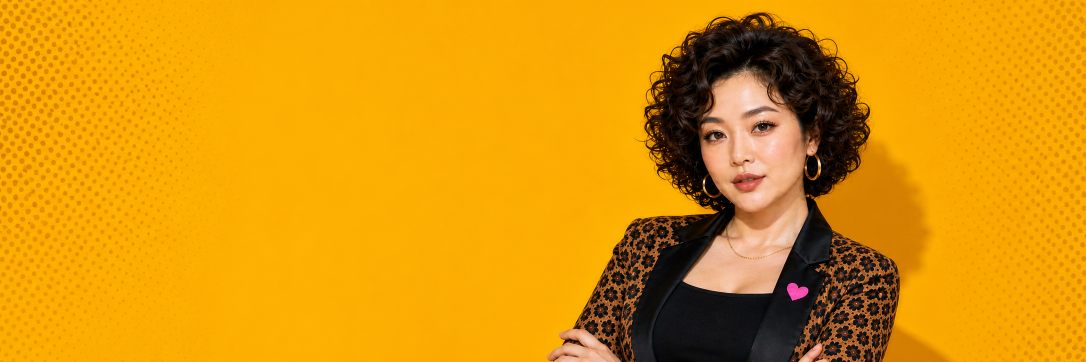
#> input picture social/x-profile-generated-20260529/x-profile-generated-source-20260529.png, 2172 x 724 px (shown at 1/2 size)
$ python build_generated_profile_assets.py
#> lines starting #> are read from the running program, lines starting #| are printed output that depends on the picture
from __future__ import annotations

import math
import os
from pathlib import Path

from PIL import Image, ImageDraw, ImageEnhance, ImageFont


ROOT = Path(__file__).resolve().parent
SOURCE = ROOT / "x-profile-generated-source-20260529.png"
BANNER_SIZE = (1500, 500)
AVATAR_SIZE = 400

BLACK = (8, 8, 8)
WHITE = (255, 255, 255)
PINK = (255, 72, 139)
YELLOW = (255, 198, 0)


def c(codes: list[int], suffix: str = "") -> str:
    return "".join(chr(code) for code in codes) + suffix


TEXT = {
    "pill": c([29983, 27963, 38647, 36948, 12539, 36393, 22353, 26085, 35352, 12539, 32929, 24066], "ETF"),
    "auntie": c([38463, 23016]),
    "dont": c([21029]),
    "angry": c([29983, 27683]),
    "tagline": c([38752, 36817, 19968, 40670, 65292, 29105, 25628, 25165, 35498, 30495, 35441, 12290]),
}


def font(size: int) -> ImageFont.FreeTypeFont:
#> called with size = 31
    for candidate in [
        r"C:\Windows\Fonts\msjhbd.ttc",
        r"C:\Windows\Fonts\Noto Sans SC Bold (TrueType).otf",
        r"C:\Windows\Fonts\simhei.ttf",
    ]:
        if os.path.exists(candidate):
            return ImageFont.truetype(candidate, size)
    return ImageFont.load_default()


F_PILL = font(31)
F_HEAD = font(103)
F_TAG = font(30)
#> in main, src is the input picture: PIL image 2172x724 RGB; mean R, G, B 219, 148.7, 10


def fit_cover(img: Image.Image, size: tuple[int, int], center: tuple[float, float]) -> Image.Image:
#> called with size = (1500, 500), center = (0.5, 0.5)
    tw, th = size
    scale = max(tw / img.width, th / img.height)
#> scale = 0.691
    resized = img.resize((round(img.width * scale), round(img.height * scale)), Image.Resampling.LANCZOS)
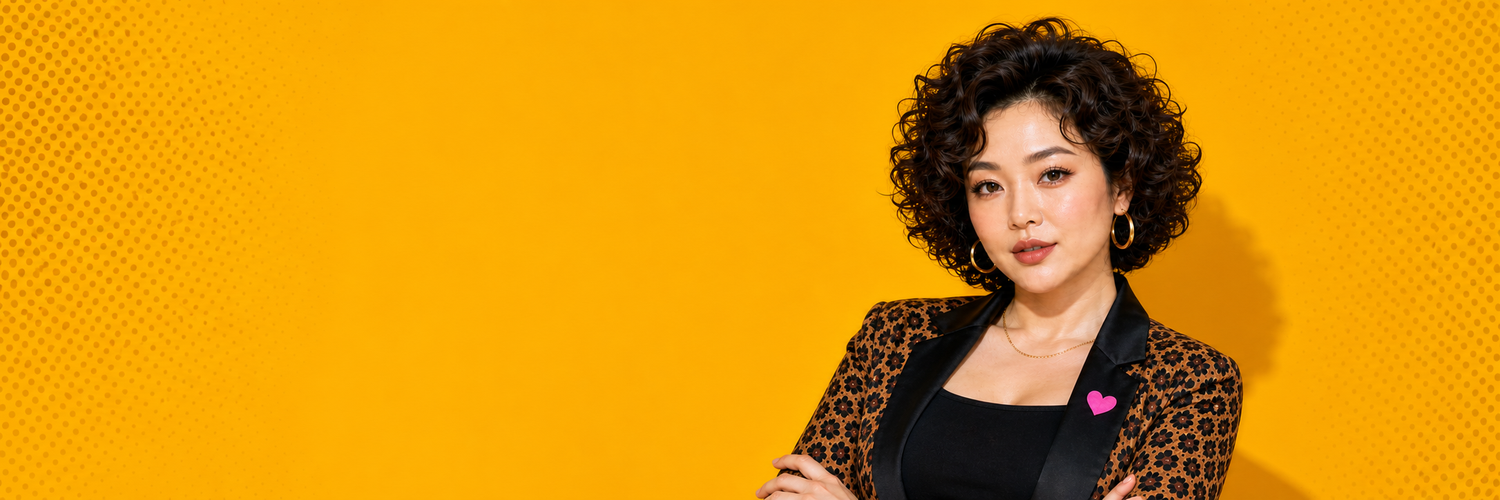
#> resized: PIL image 1500x500 RGB; mean R, G, B 219, 148.7, 10
    left = round((resized.width - tw) * center[0])
#> left = 0
    top = round((resized.height - th) * center[1])
#> top = 0
    left = max(0, min(left, resized.width - tw))
    top = max(0, min(top, resized.height - th))
    return resized.crop((left, top, left + tw, top + th))


def add_left_readability(base: Image.Image) -> None:
    overlay = Image.new("RGBA", base.size, (0, 0, 0, 0))
#> overlay: PIL image 1500x500 RGBA; every value is 0
    px = overlay.load()
    for y in range(base.height):
        for x in range(base.width):
            left = max(0, 1 - x / 640)
            bottom = max(0, (y - 395) / 105)
            px[x, y] = (YELLOW[0], YELLOW[1], YELLOW[2], int(140 * left + 36 * bottom))
    base.alpha_composite(overlay)
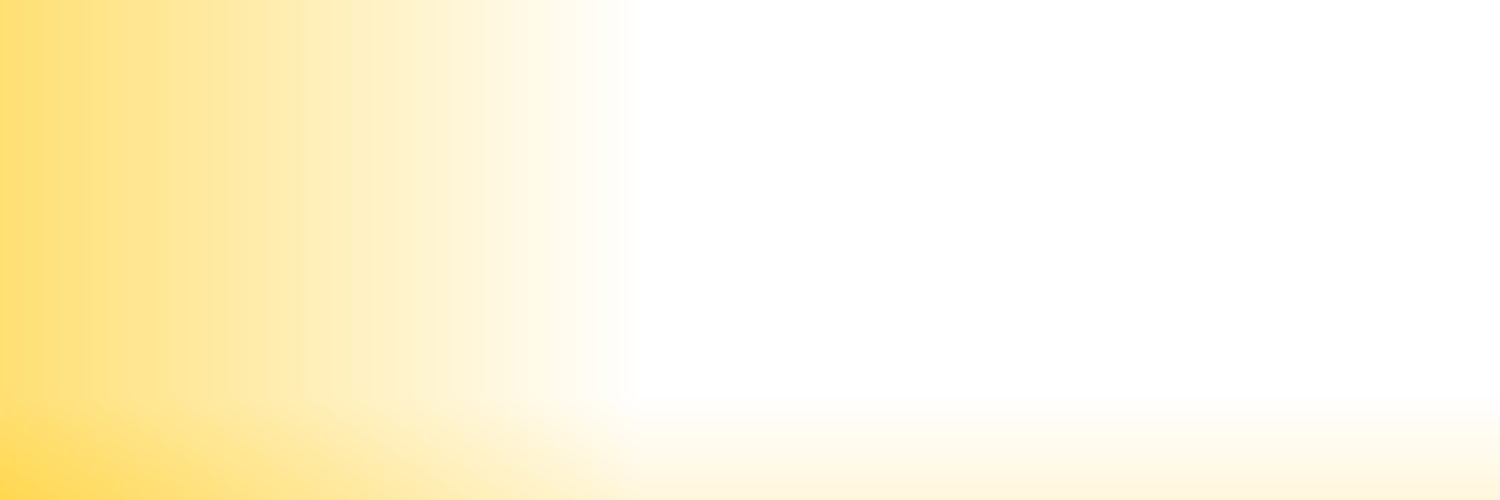
#> overlay: PIL image 1500x500 RGBA; mean R, G, B, A 255, 198, 0, 33.4; transparent parts drawn white
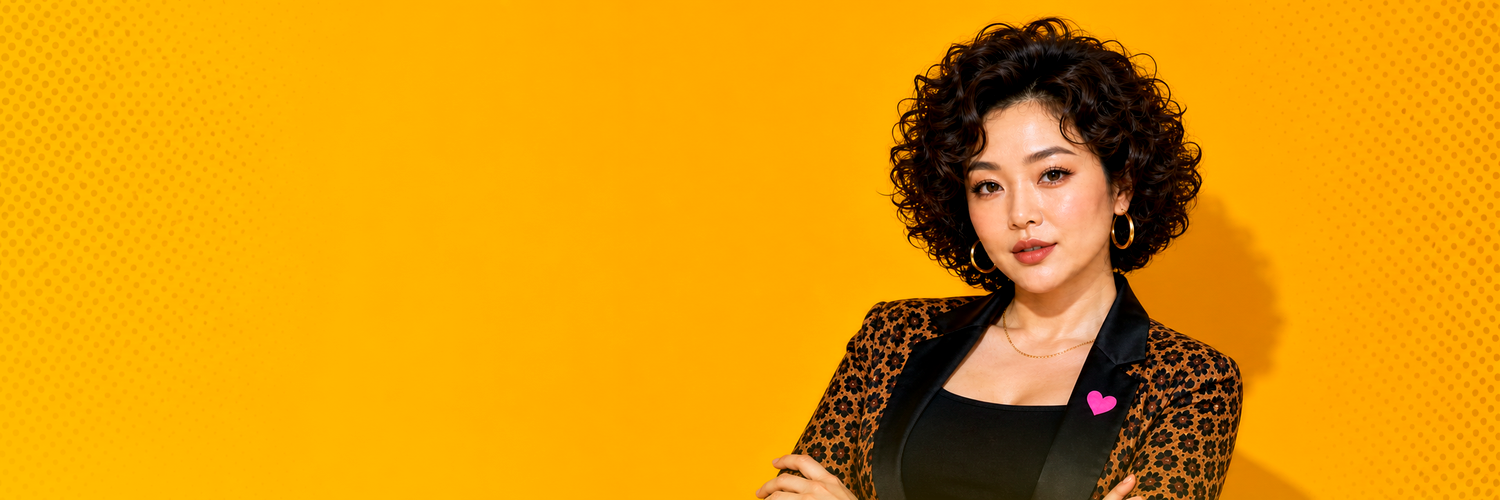
#> base: PIL image 1500x500 RGBA; mean R, G, B, A 222.9, 151.3, 7.6, 255


def add_halftone(base: Image.Image) -> None:
    overlay = Image.new("RGBA", base.size, (0, 0, 0, 0))
    draw = ImageDraw.Draw(overlay)
    for y in range(16, base.height, 24):
        for x in range(12, base.width, 24):
            strength = min(1, max(0, 1 - x / 320) + max(0, (x - 1260) / 240))
            if strength <= 0:
                continue
            r = int((3 + 8 * strength) * (0.85 + 0.15 * math.sin((x + y) * 0.03)))
            draw.ellipse((x - r, y - r, x + r, y + r), fill=(115, 78, 0, int(40 + 70 * strength)))
    base.alpha_composite(overlay)
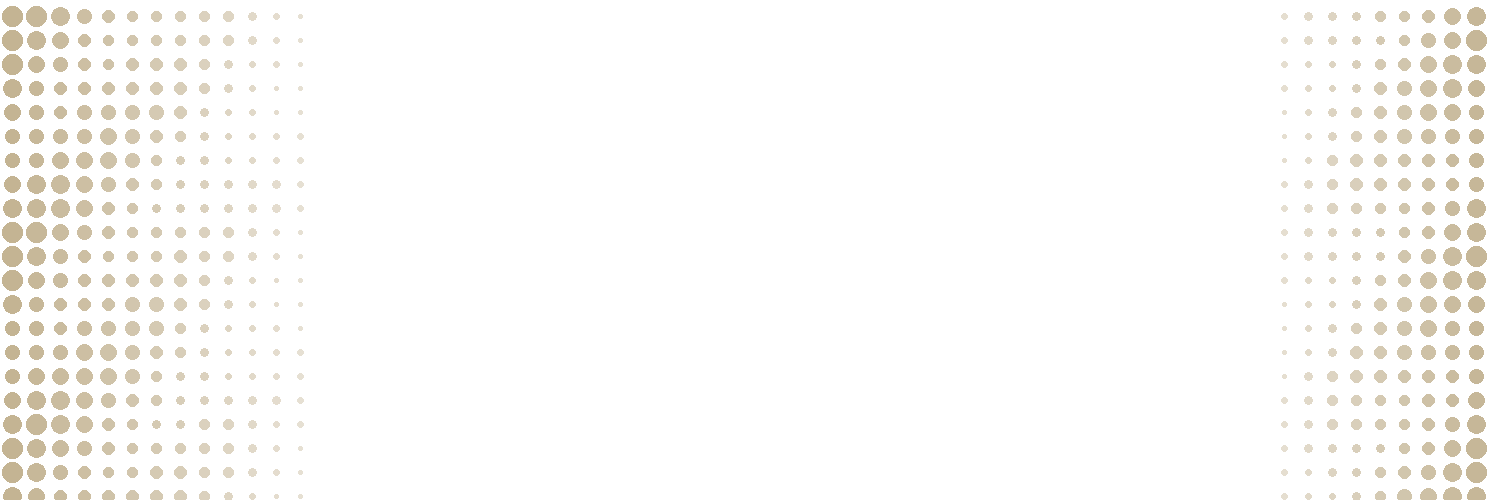
#> overlay: PIL image 1500x500 RGBA; mean R, G, B, A 8.8, 5.9, 0, 6.6; transparent parts drawn white
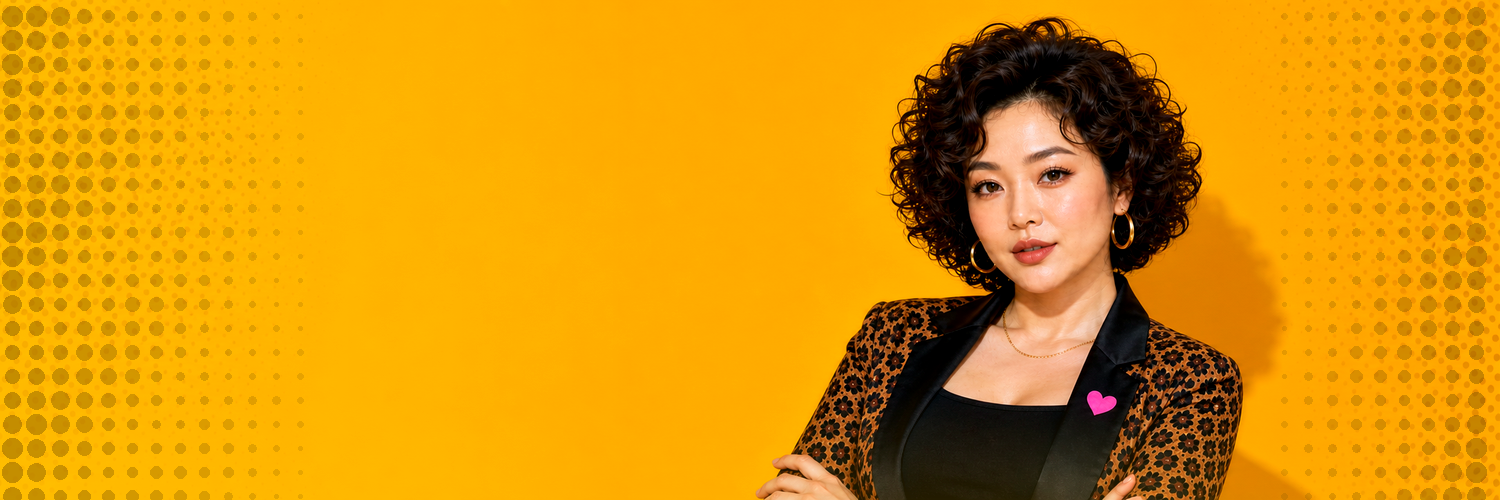
#> base: PIL image 1500x500 RGBA; mean R, G, B, A 219.3, 148.8, 7.6, 255


def draw_pill(draw: ImageDraw.ImageDraw, x: int, y: int) -> None:
    text = TEXT["pill"]
    box = draw.textbbox((0, 0), text, font=F_PILL)
    w, h = box[2] - box[0], box[3] - box[1]
    draw.rounded_rectangle((x, y, x + w + 44, y + h + 26), radius=28, fill=BLACK)
    draw.text((x + 22, y + 10), text, font=F_PILL, fill=WHITE)


def draw_head(draw: ImageDraw.ImageDraw, x: int, y: int, text: str, pink: bool = False) -> None:
    draw.text((x + 8, y + 10), text, font=F_HEAD, fill=BLACK, stroke_width=7, stroke_fill=BLACK)
    draw.text((x, y), text, font=F_HEAD, fill=PINK if pink else BLACK, stroke_width=8, stroke_fill=WHITE)


def make_banner(src: Image.Image) -> Image.Image:
    banner = fit_cover(src, BANNER_SIZE, (0.5, 0.5)).convert("RGBA")
    banner = ImageEnhance.Color(banner).enhance(1.08)
    banner = ImageEnhance.Contrast(banner).enhance(1.05)
    add_left_readability(banner)
    add_halftone(banner)

    draw = ImageDraw.Draw(banner)
    draw_pill(draw, 45, 38)
    draw_head(draw, 50, 126, TEXT["auntie"])
    draw_head(draw, 278, 126, TEXT["dont"], pink=True)
    draw_head(draw, 50, 255, TEXT["angry"])
    draw.text((224, 418), TEXT["tagline"], font=F_TAG, fill=BLACK, stroke_width=2, stroke_fill=(255, 224, 58))
    draw.text((224, 458), "@auntienomad", font=F_TAG, fill=BLACK)
    return banner.convert("RGB")


def make_avatar(src: Image.Image) -> Image.Image:
    zoomed = fit_cover(src, (520, 520), (0.70, 0.46))
#> call 2 of fit_cover, with size = (520, 520), center = (0.7, 0.46)
#> in fit_cover (call 2), `return resized.crop((left, top, left + tw, top + th))`:
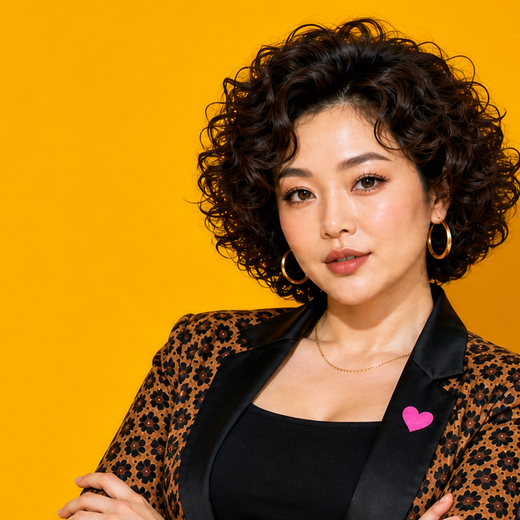
#> returned value: PIL image 520x520 RGB; mean R, G, B 162.5, 110.9, 27.1
    avatar = zoomed.crop((60, 28, 460, 428)).convert("RGBA")
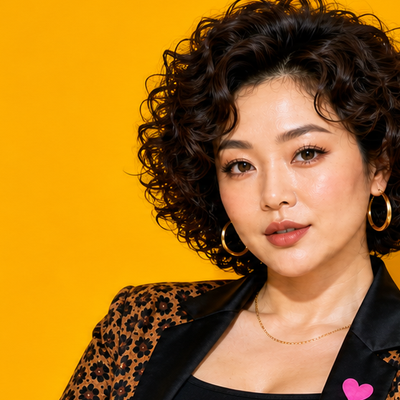
#> avatar: PIL image 400x400 RGBA; mean R, G, B, A 165.1, 113.7, 35.5, 255
    avatar = ImageEnhance.Color(avatar).enhance(1.08)
    avatar = ImageEnhance.Contrast(avatar).enhance(1.05)
    avatar = ImageEnhance.Sharpness(avatar).enhance(1.08)
    return avatar.convert("RGB")
#> returned value: PIL image 400x400 RGB


def main() -> None:
    src = Image.open(SOURCE).convert("RGB")
    make_banner(src).save(ROOT / "x-profile-cover-generated-20260529.jpg", quality=94, subsampling=1)
    make_avatar(src).save(ROOT / "x-profile-avatar-generated-20260529.jpg", quality=94, subsampling=1)


if __name__ == "__main__":
    main()
